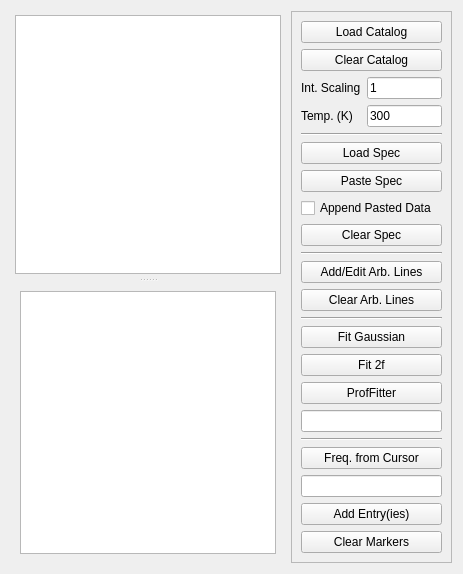
      <widget class="QWidget" name="tabLineAssignments">
       <attribute name="title">
        <string>&amp;Line Assignments</string>
       </attribute>
       <layout class="QHBoxLayout" name="horizontalLayout_7">
        <item>
         <widget class="QSplitter" name="splitter_LA">
          <property name="sizePolicy">
           <sizepolicy hsizetype="Expanding" vsizetype="Expanding">
            <horstretch>0</horstretch>
            <verstretch>0</verstretch>
           </sizepolicy>
          </property>
          <property name="orientation">
           <enum>Qt::Vertical</enum>
          </property>
          <widget class="QFrame" name="frame_LAtop">
           <layout class="QHBoxLayout" name="horizontalLayout_12">
            <property name="margin">
             <number>4</number>
            </property>
            <item>
             <widget class="ScaledPlotWidget" name="LAplotFigure"/>
            </item>
           </layout>
          </widget>
          <widget class="QFrame" name="frame_LAbottom">
           <layout class="QHBoxLayout" name="horizontalLayout_6">
            <item>
             <widget class="QTextEdit" name="LAtextEdit">
              <property name="font">
               <font>
                <pointsize>12</pointsize>
               </font>
              </property>
             </widget>
            </item>
           </layout>
          </widget>
         </widget>
        </item>
        <item>
         <widget class="QFrame" name="frame">
          <property name="sizePolicy">
           <sizepolicy hsizetype="Preferred" vsizetype="Maximum">
            <horstretch>0</horstretch>
            <verstretch>0</verstretch>
           </sizepolicy>
          </property>
          <property name="maximumSize">
           <size>
            <width>200</width>
            <height>16777215</height>
           </size>
          </property>
          <property name="frameShape">
           <enum>QFrame::StyledPanel</enum>
          </property>
          <property name="frameShadow">
           <enum>QFrame::Raised</enum>
          </property>
          <layout class="QVBoxLayout" name="verticalLayout_12">
           <item>
            <widget class="QPushButton" name="btn_LAloadCat">
             <property name="text">
              <string>Load Catalog</string>
             </property>
            </widget>
           </item>
           <item>
            <widget class="QPushButton" name="btn_LAclearCat">
             <property name="text">
              <string>Clear Catalog</string>
             </property>
            </widget>
           </item>
           <item>
            <layout class="QFormLayout" name="layout_LAcatSettings">
             <item row="0" column="0">
              <widget class="QLabel" name="label_LAcatScale">
               <property name="text">
                <string>Int. Scaling</string>
               </property>
              </widget>
             </item>
             <item row="0" column="1">
              <widget class="ScrollableText" name="txt_LAcatScale">
               <property name="maximumSize">
                <size>
                 <width>75</width>
                 <height>16777215</height>
                </size>
               </property>
               <property name="text">
                <string>1</string>
               </property>
              </widget>
             </item>
             <item row="1" column="0">
              <widget class="QLabel" name="label_LAcatTemp">
               <property name="text">
                <string>Temp. (K)</string>
               </property>
              </widget>
             </item>
             <item row="1" column="1">
              <widget class="ScrollableText" name="txt_LAcatTemp">
               <property name="maximumSize">
                <size>
                 <width>75</width>
                 <height>16777215</height>
                </size>
               </property>
               <property name="text">
                <string>300</string>
               </property>
              </widget>
             </item>
            </layout>
           </item>
           <item>
            <widget class="Line" name="line_3">
             <property name="orientation">
              <enum>Qt::Horizontal</enum>
             </property>
            </widget>
           </item>
           <item>
            <widget class="QPushButton" name="btn_LAloadExp">
             <property name="text">
              <string>Load Spec</string>
             </property>
            </widget>
           </item>
           <item>
            <widget class="QPushButton" name="btn_LApasteExp">
             <property name="text">
              <string>Paste Spec</string>
             </property>
            </widget>
           </item>
           <item>
            <widget class="QCheckBox" name="check_LAappendExp">
             <property name="text">
              <string>Append Pasted Data</string>
             </property>
            </widget>
           </item>
           <item>
            <widget class="QPushButton" name="btn_LAclearExp">
             <property name="text">
              <string>Clear Spec</string>
             </property>
            </widget>
           </item>
           <item>
            <widget class="Line" name="line_9">
             <property name="orientation">
              <enum>Qt::Horizontal</enum>
             </property>
            </widget>
           </item>
           <item>
            <widget class="QPushButton" name="btn_LAaddSticks">
             <property name="text">
              <string>Add/Edit Arb. Lines</string>
             </property>
            </widget>
           </item>
           <item>
            <widget class="QPushButton" name="btn_LAclearSticks">
             <property name="text">
              <string>Clear Arb. Lines</string>
             </property>
            </widget>
           </item>
           <item>
            <widget class="Line" name="line_12">
             <property name="orientation">
              <enum>Qt::Horizontal</enum>
             </property>
            </widget>
           </item>
           <item>
            <widget class="QPushButton" name="btn_LAfitGauss">
             <property name="text">
              <string>Fit Gaussian</string>
             </property>
            </widget>
           </item>
           <item>
            <widget class="QPushButton" name="btn_LAfit2f">
             <property name="text">
              <string>Fit 2f</string>
             </property>
            </widget>
           </item>
           <item>
            <widget class="QPushButton" name="btn_LAfitPro">
             <property name="text">
              <string>ProfFitter</string>
             </property>
            </widget>
           </item>
           <item>
            <widget class="QLineEdit" name="txt_LAfitStatus"/>
           </item>
           <item>
            <widget class="Line" name="line_11">
             <property name="orientation">
              <enum>Qt::Horizontal</enum>
             </property>
            </widget>
           </item>
           <item>
            <widget class="QPushButton" name="btn_LAgetCursorFreq">
             <property name="text">
              <string>Freq. from Cursor</string>
             </property>
            </widget>
           </item>
           <item>
            <widget class="QLineEdit" name="txt_LAcenterFreq"/>
           </item>
           <item>
            <widget class="QPushButton" name="btn_LAaddEntry">
             <property name="text">
              <string>Add Entry(ies)</string>
             </property>
            </widget>
           </item>
           <item>
            <widget class="QPushButton" name="btn_LAclearMarkers">
             <property name="text">
              <string>Clear Markers</string>
             </property>
            </widget>
           </item>
          </layout>
         </widget>
        </item>
       </layout>
      </widget>
